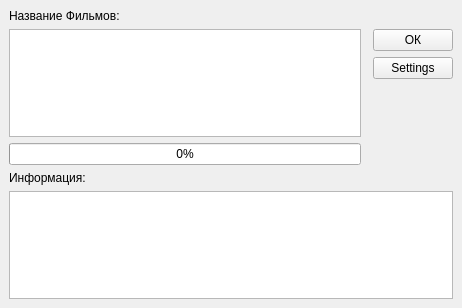
<?xml version="1.0" encoding="UTF-8"?>
<ui version="4.0">
 <class>MainWindow</class>
 <widget class="QMainWindow" name="MainWindow">
  <property name="geometry">
   <rect>
    <x>0</x>
    <y>0</y>
    <width>462</width>
    <height>308</height>
   </rect>
  </property>
  <property name="windowTitle">
   <string>KinoPoisk</string>
  </property>
  <property name="windowOpacity">
   <double>1.000000000000000</double>
  </property>
  <property name="toolTipDuration">
   <number>-1</number>
  </property>
  <widget class="QWidget" name="centralwidget">
   <layout class="QGridLayout" name="gridLayout">
    <item row="2" column="2">
     <widget class="QPushButton" name="toolButton">
      <property name="text">
       <string>Settings</string>
      </property>
      <property name="icon">
       <iconset>
        <normaloff>set.png</normaloff>set.png</iconset>
      </property>
     </widget>
    </item>
    <item row="7" column="0" colspan="3">
     <widget class="QTextEdit" name="textEdit"/>
    </item>
    <item row="5" column="0">
     <widget class="QLabel" name="label_2">
      <property name="text">
       <string>Информация:</string>
      </property>
     </widget>
    </item>
    <item row="0" column="0">
     <widget class="QLabel" name="label">
      <property name="text">
       <string>Название Фильмов:</string>
      </property>
     </widget>
    </item>
    <item row="1" column="2">
     <widget class="QPushButton" name="btnBrowse">
      <property name="text">
       <string>ОК</string>
      </property>
     </widget>
    </item>
    <item row="4" column="0">
     <widget class="QProgressBar" name="progressBar">
      <property name="value">
       <number>0</number>
      </property>
     </widget>
    </item>
    <item row="1" column="0" rowspan="3">
     <widget class="QTextEdit" name="textEdit_2"/>
    </item>
   </layout>
  </widget>
 </widget>
 <resources/>
 <connections/>
</ui>
